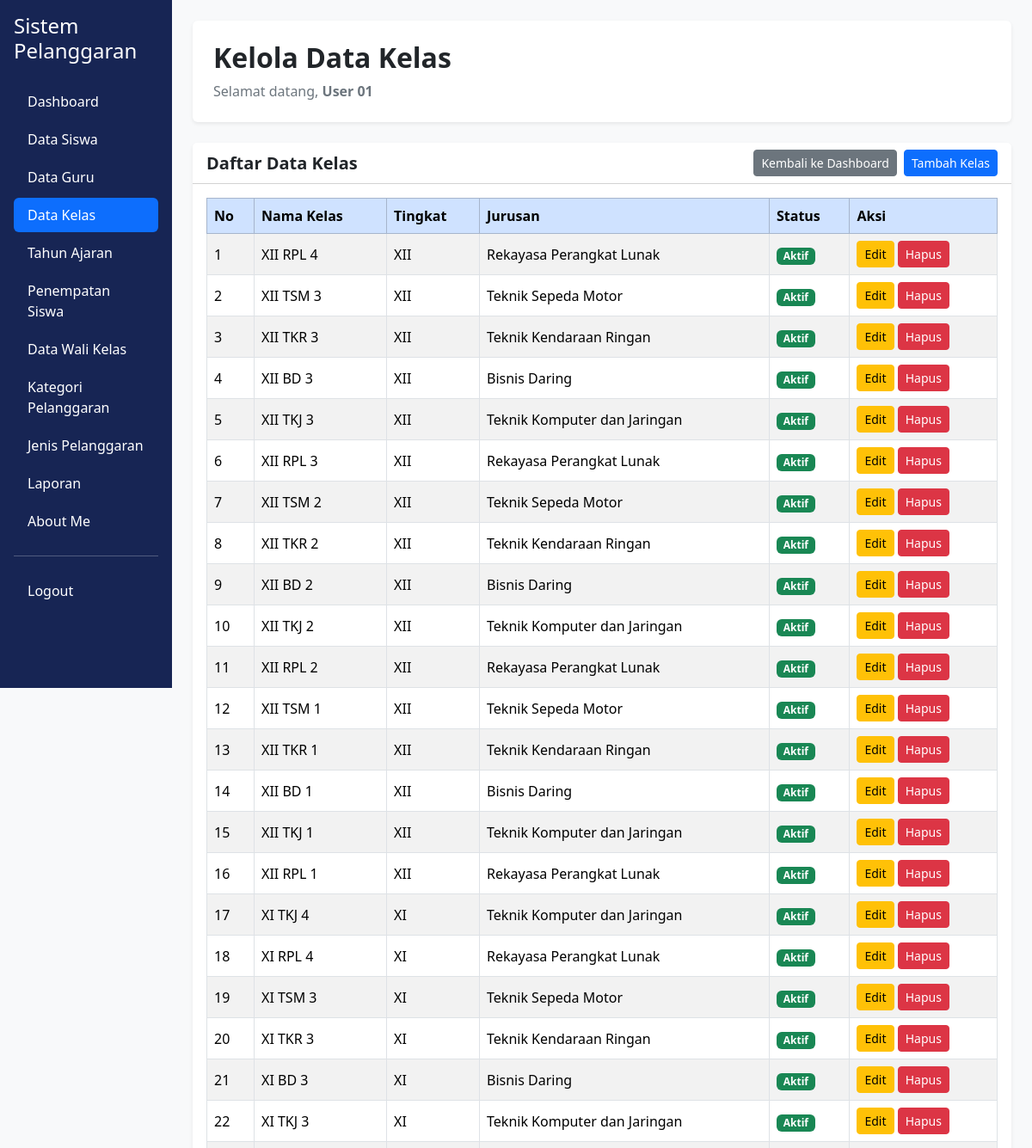
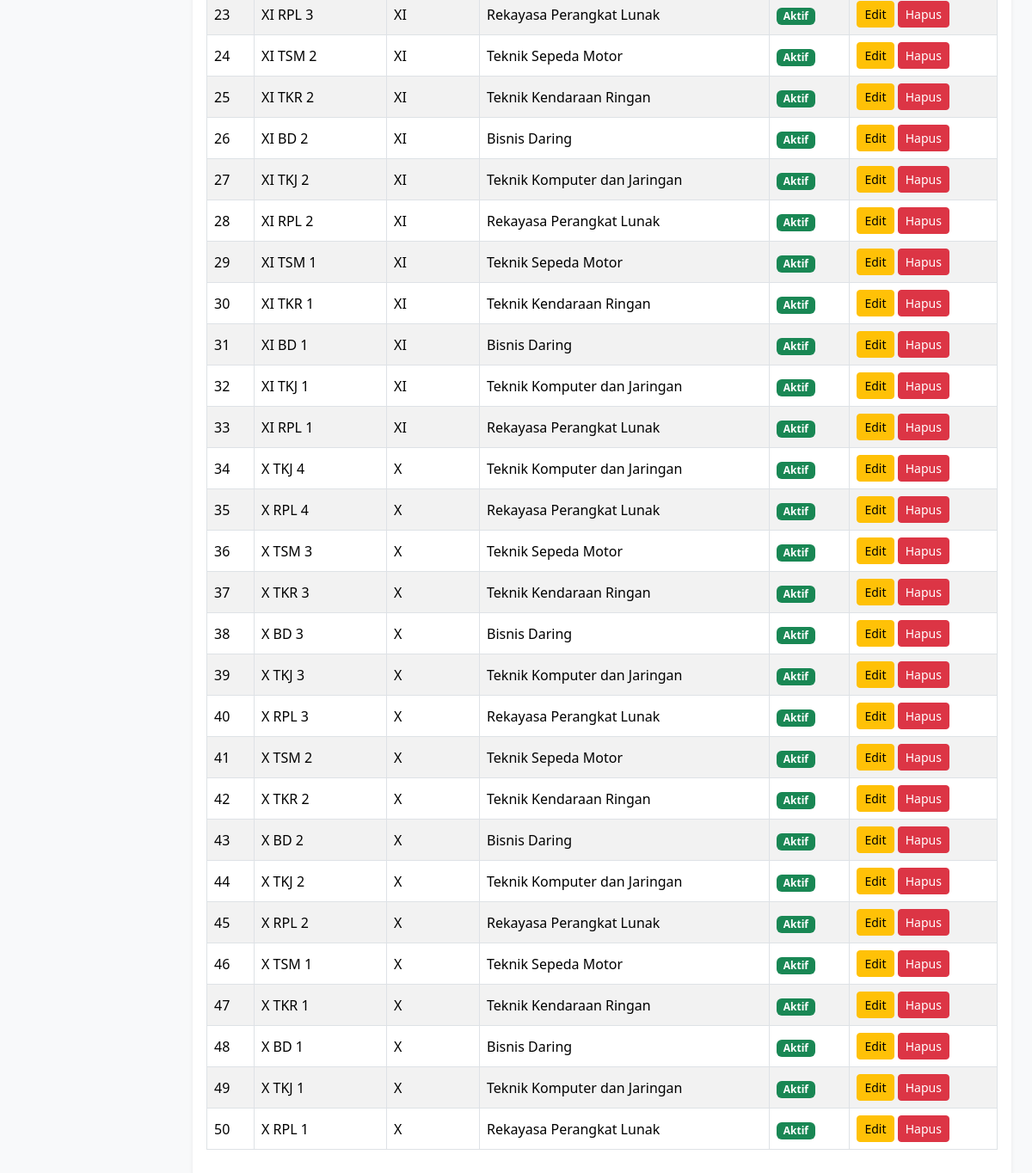
/data_kelas.php (signed in), run on an earlier commit of the app's database (2 pictures, top to bottom).
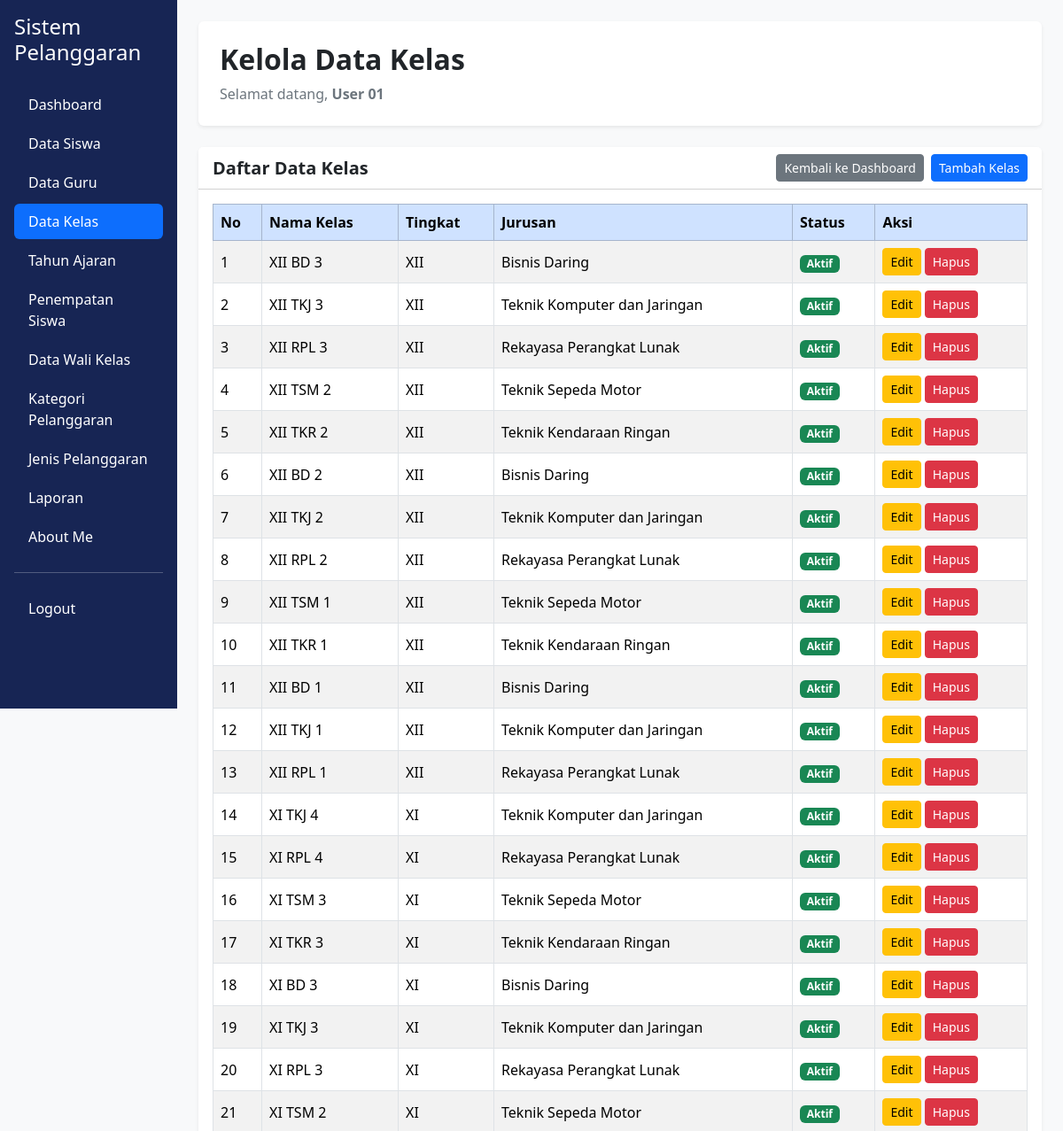
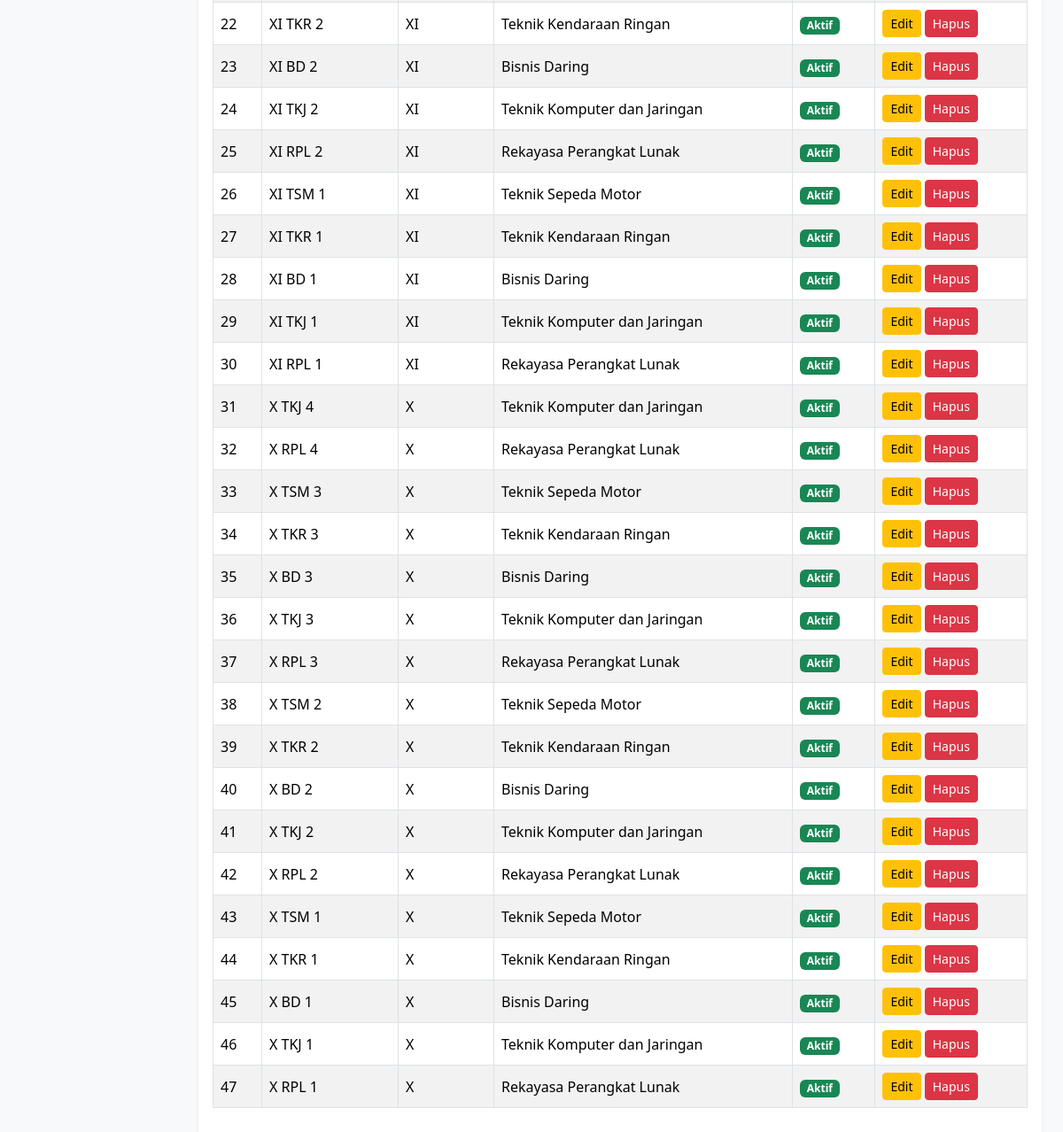
And on a later commit of the database (2 pictures, top to bottom).
### tables this page shows
CREATE TABLE `t_kelas` (
  `id` int(11) NOT NULL,
  `nama` varchar(100) NOT NULL,
  `tingkat` varchar(20) NOT NULL,
  `jurusan` varchar(100) NOT NULL,
  `status_aktif` tinyint(1) NOT NULL,
  `created_at` timestamp NOT NULL DEFAULT current_timestamp(),
  `updated_at` timestamp NOT NULL DEFAULT current_timestamp()
);

### data_kelas.php (the view, shortened to what the changed rows need)
<?php
include "config/koneksi.php";
$query = mysqli_query($koneksi, "SELECT * FROM t_kelas ORDER BY id DESC");
?>
<!DOCTYPE html>
<html lang="id">
<head>
    <link href="https://cdn.jsdelivr.net/npm/bootstrap@5.3.8/dist/css/bootstrap.min.css"
          rel="stylesheet">
    <link rel="stylesheet"
          href="https://cdn.datatables.net/3.1.4/css/dataTables.dataTables.min.css">
</head>
<body class="bg-light">
<div class="container-fluid">
    <div class="row">
        <main class="col-md-9 col-lg-10 offset-md-3 offset-lg-2 p-4">
            <div class="bg-white rounded shadow-sm p-4 mb-4">
                <h2 class="fw-bold">Kelola Data Kelas</h2>
            </div>
            <div class="card shadow-sm border-0">
                <div class="card-body">
                    <div class="table-responsive">
                        <table id="tabelKelas"
                               class="table table-bordered table-striped table-hover align-middle">
                            <thead class="table-primary">
                                <tr>
                                    <th>No</th>
                                    <th>Nama Kelas</th>
                                    <th>Tingkat</th>
                                    <th>Jurusan</th>
                                    <th>Status</th>
                                    <th>Aksi</th>
                                </tr>
                            </thead>
                            <tbody>
                                <?php
                                $no = 1;
                                if (mysqli_num_rows($query) > 0) {
                                    while ($data = mysqli_fetch_assoc($query)) {
                                ?>
                                <tr>
                                    <td><?= $no++; ?></td>
                                    <td>
                                        <?= htmlspecialchars($data['nama'] ?? ''); ?>
                                    </td>
                                    <td>
                                        <?= htmlspecialchars($data['tingkat'] ?? ''); ?>
                                    </td>
                                    <td>
                                        <?= htmlspecialchars($data['jurusan'] ?? ''); ?>
                                    </td>
                                    <td>
                                        <?php if (($data['status_aktif'] ?? 0) == 1) { ?>
                                            <span class="badge bg-success">
                                                Aktif
                                            </span>
                                        <?php } else { ?>
                                            <span class="badge bg-secondary">
                                                Tidak Aktif
                                            </span>
                                        <?php } ?>
                                    </td>
                                    <td>
                                        <a href="edit_kelas.php?id=<?= urlencode($data['id']); ?>"
                                           class="btn btn-warning btn-sm">
                                            Edit
                                        </a>
                                        <a href="hapus_kelas.php?id=<?= urlencode($data['id']); ?>"
                                           class="btn btn-danger btn-sm"
                                           onclick="return confirm('Yakin ingin menghapus data kelas ini?')">
                                            Hapus
                                        </a>
                                    </td>
                                </tr>
                                <?php
                                    }
                                } ?>
                            </tbody>
                        </table>
                    </div>
                </div>
            </div>
        </main>
    </div>
</div>
</body>
</html>

What changed in the data, as far as the page shows it:
removed t_kelas: nama "XII RPL 4", tingkat "XII", jurusan "Rekayasa Perangkat Lunak", status_aktif "Aktif"
removed t_kelas: nama "XII TSM 3", tingkat "XII", jurusan "Teknik Sepeda Motor", status_aktif "Aktif"
removed t_kelas: nama "XII TKR 3", tingkat "XII", jurusan "Teknik Kendaraan Ringan", status_aktif "Aktif"
